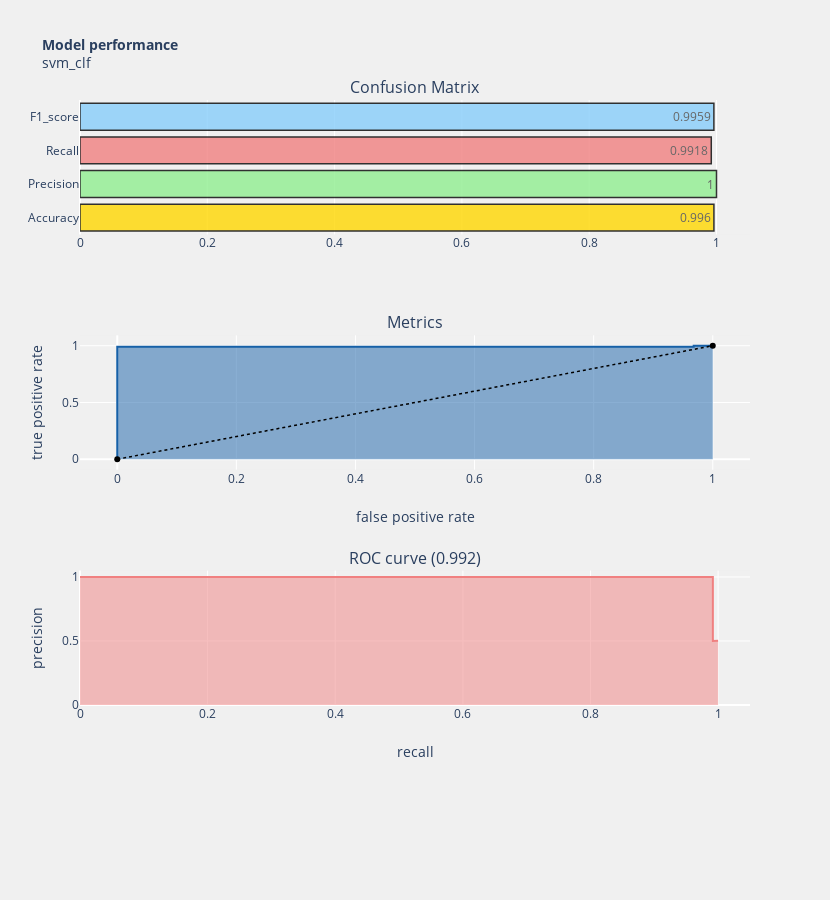

Notebook code for this chart:
### Code cell
y_pred = svm_clf.predict(test)
y_score = svm_clf.predict_proba(test)[:,1]

model_performance_plot('svm_clf')
